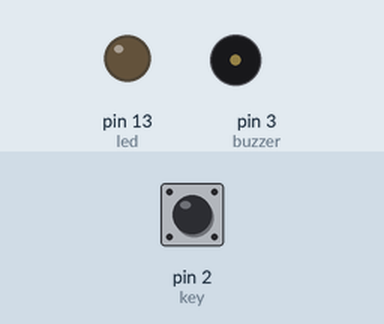
Bench run of a sketch on a simulated Arduino Uno, built with avr-gcc and run on an emulated ATmega328P. Shown: output pins drawn as LEDs (lit = HIGH), buzzer (waves = sounding, pin HIGH). The test bench sets the inputs (shaded band); at power-on: pin 2 (key) HIGH.

Above: at 1.2 s.
1.3 s: pin 2 (key) pulled LOW for 0.15 s
At 1.7 s:
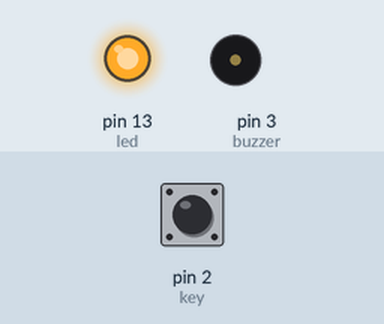
2.9 s: pin 2 (key) pulled LOW for 1 s
At 4.1 s:
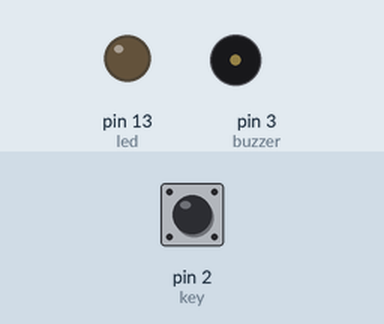
5.4 s: pin 2 (key) pulled LOW for 3.2 s
At 6.0 s:
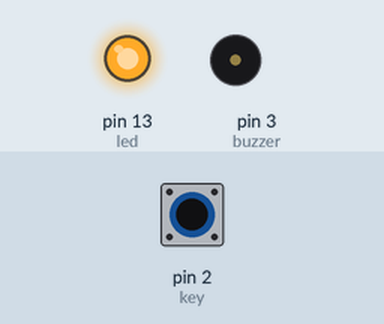
Timing chart, 0 to 8.4 s (numbered marks = the images above; inputs shaded):
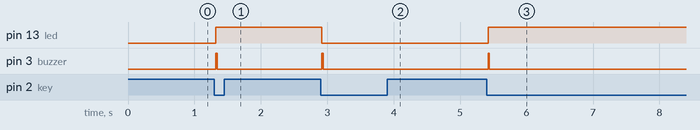

Measured:
- after the input at 1.3 s, pin 13 (led): LOW → HIGH at once; pin 3 (buzzer): LOW → HIGH at once, → LOW 0.02 s later
- after the input at 2.9 s, pin 13 (led): HIGH → LOW at once; pin 3 (buzzer): LOW → HIGH at once, → LOW 0.02 s later
- after the input at 5.4 s, pin 13 (led): LOW → HIGH at once; pin 3 (buzzer): LOW → HIGH at once, → LOW 0.02 s later

The sketch:

Button.ino
```cpp
int led = 13;
int key = 2;
int buzzer = 3;

void setup() {
  // put your setup code here, to run once:
  pinMode(led, OUTPUT);
  pinMode(key, INPUT_PULLUP);
  pinMode(buzzer, OUTPUT);
  digitalWrite(buzzer, LOW);
}

void loop() {
  // put your main code here, to run repeatedly:
  if (digitalRead(key) == LOW){
    delay(20);
    if (digitalRead(key) == LOW){
      digitalWrite(buzzer, HIGH);
      digitalWrite(led, !digitalRead(led));
      delay(20);
      digitalWrite(buzzer,LOW);
      while(digitalRead(key) == LOW);
    }
  }
}
```
